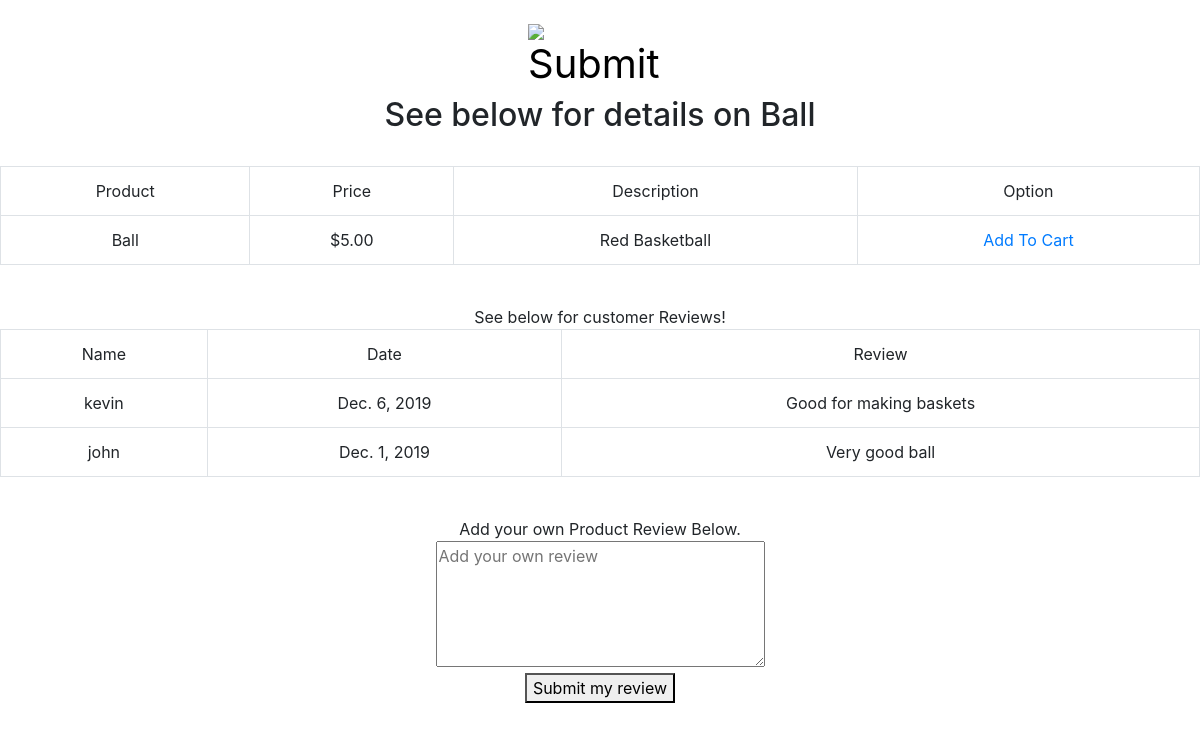
Page /product/1 on the committed database.
### orders/models.py (models this page shows, shortened)
class Product(models.Model):
    name = models.CharField(max_length=75, unique=True)
    price = models.DecimalField(decimal_places=2, max_digits=4)
    description = models.CharField(max_length=2500, blank=True)

class Review(models.Model):
    reviewText = models.CharField(max_length=2500, unique=True)
    product = models.ForeignKey(Product, on_delete=models.CASCADE)
    customer = models.ForeignKey(User, max_length=64, on_delete=models.CASCADE)
    reviewDate = models.DateField()

### orders/views.py (the view)
# urls.py: path("product/<int:productId>",views.product, name="product"),
def product(request, productId):
    product = Product.objects.get(pk=productId)
    context = {
        "product": product,
        "reviews": Review.objects.filter(product=Product.objects.get(name=product.name))
        }
    return render(request, "product.html", context)

### orders/templates/product.html (shortened to what this page needs)
{% extends "project4layout.html" %}
{% block heading %}
See below for details on {{ product.name }}
{% endblock %}
{% block body %}
<table class="table table-bordered">
  <tr>
    <td>Product</td>
    <td>Price</td>
    <td>Description</td>
    <td>Option</td>
  </tr>
  <tr>
    <td>{{ product.name }}</td>
    <td>${{ product.price }}</td>
    <td>{{ product.description }}</td>
    <td><a href="/addToCart/{{product.pk}}">Add To Cart</a></td>
  </tr>
</table>
<br>
See below for customer Reviews!
<br>
<table class="table table-bordered">
  <tr>
    <td>Name</td>
    <td>Date</td>
    <td>Review</td>
  </tr>
  {% if reviews %}
  {% for review in reviews %}
  <tr>
    <td>{{ review.customer }}</td>
    <td>{{ review.reviewDate }}</td>
    <td>{{ review.reviewText }}</td>
  </tr>
  {% endfor %}
  {% else %}
  <tr>
    <td>No reviews yet!</td>
    <td></td>
    <td></td>
  </tr>
  {% endif %}
</table>
<br>
Add your own Product Review Below.
<br>
<form action="/review/{{product.pk}}" method="POST">
  <textarea rows="5" cols="30" name="review" placeholder="Add your own review"></textarea>
  <br>
  <button>Submit my review</button>
</form>
<br>
<br>
{% endblock %}

### rows in the picture
Product: name "Ball", price "5.00", description "Red Basketball"
Review: customer "kevin", reviewDate "Dec. 6, 2019", reviewText "Good for making baskets"
Review: customer "john", reviewDate "Dec. 1, 2019", reviewText "Very good ball"
